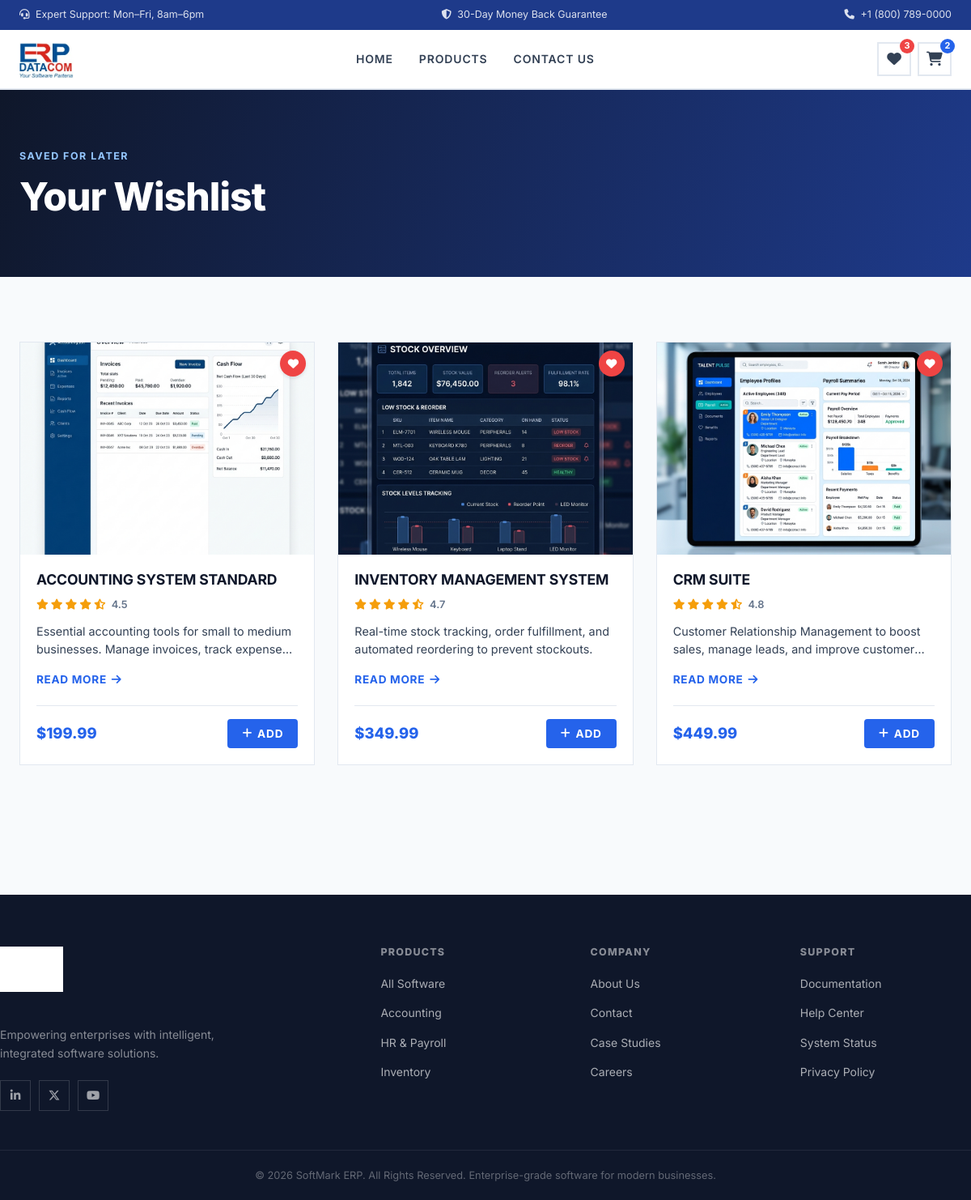
Before: /wishlist.php with the older database file.
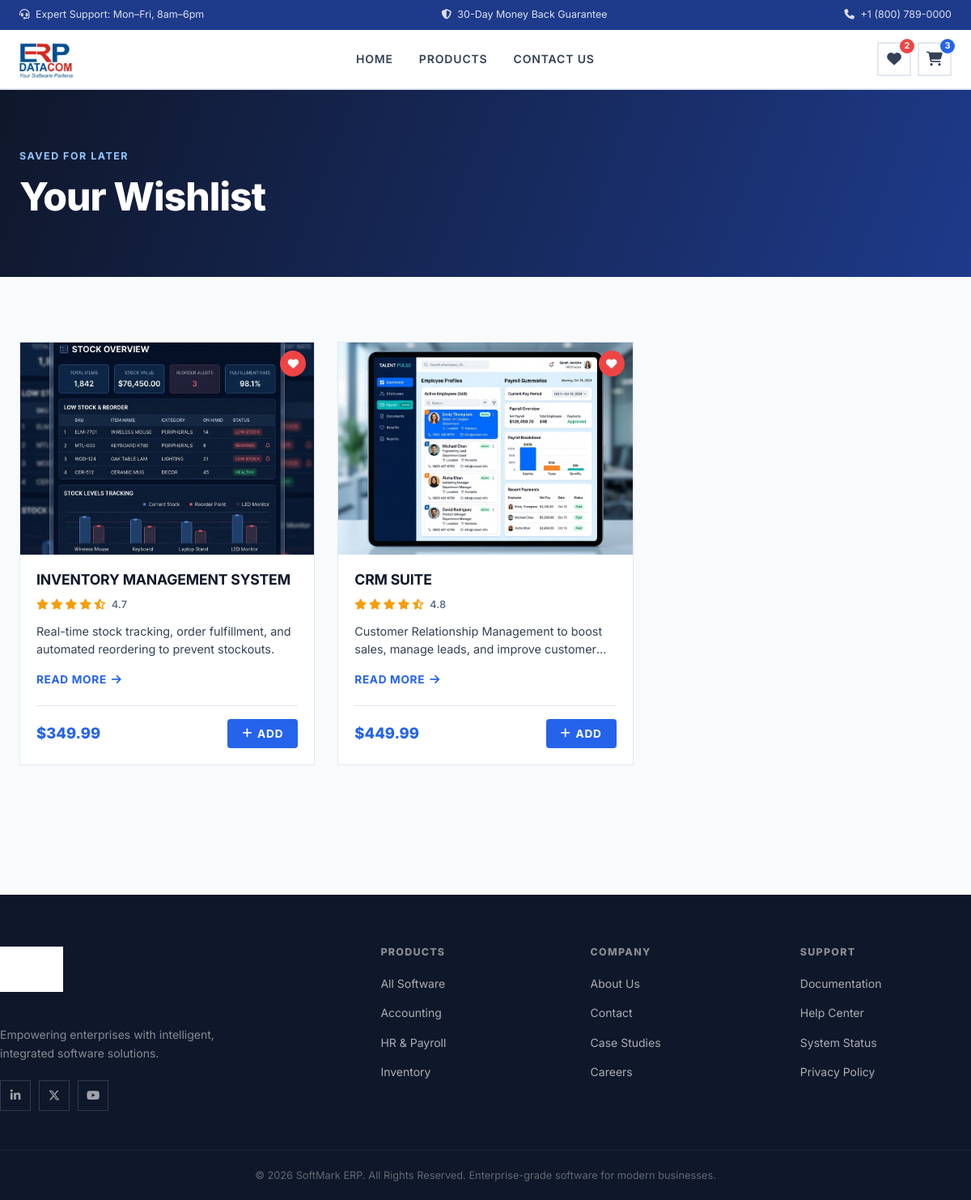
After: the same page with the newer database file.
### tables this page shows
CREATE TABLE wishlist (
        id INTEGER PRIMARY KEY AUTOINCREMENT,
        product_id INTEGER NOT NULL,
        FOREIGN KEY (product_id) REFERENCES products(id)
    );

CREATE TABLE products (
        id INTEGER PRIMARY KEY AUTOINCREMENT,
        name TEXT NOT NULL,
        description TEXT NOT NULL,
        price REAL NOT NULL,
        rating REAL NOT NULL,
        image_url TEXT NOT NULL,
        features TEXT NOT NULL
    );

### includes/product-card.php (the view, shortened to what the changed rows need)
<?php
$isInCart = in_array($product['id'], $cartItems ?? []);
$isInWishlist = in_array($product['id'], $wishlistItems ?? []);
$productSearchText = strtolower($product['name'] . ' ' . $product['description'] . ' ' . $product['features']);
$productType = 'operations';
if (strpos($productSearchText, 'account') !== false || strpos($productSearchText, 'tax') !== false || strpos($productSearchText, 'invoice') !== false) {
    $productType = 'accounting';
} elseif (strpos($productSearchText, 'hr') !== false || strpos($productSearchText, 'human') !== false || strpos($productSearchText, 'payroll') !== false || strpos($productSearchText, 'employee') !== false) {
    $productType = 'hr';
} elseif (strpos($productSearchText, 'inventory') !== false || strpos($productSearchText, 'stock') !== false || strpos($productSearchText, 'warehouse') !== false) {
    $productType = 'inventory';
} elseif (strpos($productSearchText, 'crm') !== false || strpos($productSearchText, 'customer') !== false || strpos($productSearchText, 'lead') !== false) {
    $productType = 'crm';
} elseif (strpos($productSearchText, 'procurement') !== false || strpos($productSearchText, 'purchase') !== false || strpos($productSearchText, 'supplier') !== false) {
    $productType = 'procurement';
} elseif (strpos($productSearchText, 'project') !== false || strpos($productSearchText, 'gantt') !== false) {
    $productType = 'project';
} elseif (strpos($productSearchText, 'help') !== false || strpos($productSearchText, 'support') !== false || strpos($productSearchText, 'ticket') !== false) {
    $productType = 'support';
}
if (!function_exists('renderStars')) {
    function renderStars(float $rating): string {
        $stars = '';
        for ($i = 1; $i <= 5; $i++) {
            if ($i <= floor($rating)) {
                $stars .= '<i class="fas fa-star" style="color: #f59e0b;"></i>';
            } elseif ($i - $rating < 1) {
                $stars .= '<i class="fas fa-star-half-stroke" style="color: #f59e0b;"></i>';
            } else {
                $stars .= '<i class="far fa-star" style="color: #d1d5db;"></i>';
            }
        }
        return $stars;
    }
}
?>
<div class="product-card" id="product-card-<?= $product['id'] ?>" data-system-type="<?= htmlspecialchars($productType) ?>" data-search="<?= htmlspecialchars($productSearchText) ?>">
    <div class="product-img-wrapper">
        <a href="product-detail.php?id=<?= $product['id'] ?>" class="product-img-link" style="display: block; position: absolute; inset: 0;">
            <img
                src="<?= htmlspecialchars($product['image_url']) ?>"
                alt="<?= htmlspecialchars($product['name']) ?>"
                class="product-img"
                onerror="this.onerror=null; this.src='assets/images/placeholder.jpg';"
            >
        </a>
        <button
            class="add-to-wishlist-overlay <?= $isInWishlist ? 'heart-active' : '' ?>"
            data-id="<?= $product['id'] ?>"
            title="<?= $isInWishlist ? 'Remove from Wishlist' : 'Add to Wishlist' ?>"
            id="wish-btn-<?= $product['id'] ?>"
        >
            <i class="fas fa-heart"></i>
        </button>
    </div>
    <div class="product-info" style="padding: 20px; display: flex; flex-direction: column; flex-grow: 1;">
        <div style="display: flex; justify-content: space-between; align-items: flex-start; margin-bottom: 8px;">
            <a href="product-detail.php?id=<?= $product['id'] ?>" style="text-decoration: none; color: inherit; flex-grow: 1;">
                <h3 class="product-title" style="margin: 0; font-size: 1.1rem; font-weight: 700; line-height: 1.3; color: var(--text-dark);"><?= htmlspecialchars($product['name']) ?></h3>
            </a>
        </div>
        <div class="product-meta" style="display: flex; align-items: center; gap: 8px; margin-bottom: 12px; font-size: .85rem;">
            <span class="product-rating" title="<?= $product['rating'] ?> out of 5 stars">
                <?= renderStars($product['rating']) ?>
                <span class="rating-num" style="color: var(--text-light); margin-left: 4px; font-weight: 600;"><?= number_format($product['rating'], 1) ?></span>
            </span>
        </div>
        <p class="product-desc" style="font-size: .9rem; color: var(--text-mid); margin-bottom: 16px; line-height: 1.5; display: -webkit-box; -webkit-line-clamp: 2; -webkit-box-orient: vertical; overflow: hidden;"><?= htmlspecialchars($product['description']) ?></p>
        <a href="product-detail.php?id=<?= $product['id'] ?>" style="font-size: .85rem; font-weight: 700; color: var(--accent-blue); text-transform: uppercase; letter-spacing: .05em; display: inline-flex; align-items: center; gap: 6px; margin-bottom: auto; transition: gap .2s;">
            Read More <i class="fas fa-arrow-right"></i>
        </a>
        <div style="display: flex; align-items: center; justify-content: space-between; margin-top: 20px; border-top: 1px solid var(--border); padding-top: 16px;">
            <span class="product-price" style="font-weight: 800; font-size: 1.15rem; color: var(--accent-blue);">$<?= number_format($product['price'], 2) ?></span>
            <button
                class="btn btn-primary add-to-cart <?= $isInCart ? 'btn-incart' : '' ?>"
                data-id="<?= $product['id'] ?>"
                <?= $isInCart ? 'disabled' : '' ?>
                id="cart-btn-<?= $product['id'] ?>"
                style="padding: 8px 16px; font-size: .85rem; border-radius: 4px; display: inline-flex; align-items: center; gap: 6px;"
            >
                <?= $isInCart ? '<i class="fas fa-check"></i> In Cart' : '<i class="fas fa-plus"></i> Add' ?>
            </button>
        </div>
    </div>
</div>

### includes/header.php (shortened to what the changed rows need)
<?php
require_once __DIR__ . '/db.php';
$cartCount = $db->query("SELECT SUM(quantity) FROM cart")->fetchColumn() ?: 0;
$wishlistCount = $db->query("SELECT COUNT(*) FROM wishlist")->fetchColumn() ?: 0;
$wishlistItems = $db->query("SELECT product_id FROM wishlist")->fetchAll(PDO::FETCH_COLUMN);
$cartItems = $db->query("SELECT product_id FROM cart")->fetchAll(PDO::FETCH_COLUMN);
?>
<!DOCTYPE html>
<html lang="en">
<head>
    <link rel="stylesheet" href="https://cdnjs.cloudflare.com/ajax/libs/font-awesome/6.5.2/css/all.min.css">
    <link rel="stylesheet" href="assets/css/style.css">
</head>
<body>
    <nav class="navbar" id="main-navbar">
        <div class="container nav-inner">
            <div class="nav-icons-group">
                <a href="wishlist.php" class="nav-icon-link" id="nav-wishlist" title="Wishlist">
                    <i class="fas fa-heart"></i>
                    <?php if ($wishlistCount > 0): ?>
                        <span class="badge badge-red"><?= $wishlistCount ?></span>
                    <?php endif; ?>
                </a>
                <a href="cart.php" class="nav-icon-link" id="nav-cart" title="Cart">
                    <i class="fas fa-shopping-cart"></i>
                    <?php if ($cartCount > 0): ?>
                        <span class="badge badge-blue"><?= $cartCount ?></span>
                    <?php endif; ?>
                </a>
            </div>
        </div>
    </nav>

### wishlist.php (shortened to what the changed rows need)
<?php
require_once 'includes/db.php';
$wishlistProducts = $db->query("
    SELECT p.*, w.id as wishlist_id
    FROM wishlist w
    JOIN products p ON w.product_id = p.id
")->fetchAll();
require_once 'includes/header.php';
?>
<section class="page-hero">
    <div class="container animate-up">
        <h1>Your Wishlist</h1>
    </div>
</section>
<section class="wishlist-section" style="padding: 80px 0;">
    <div class="container animate-up" style="animation-delay: 0.1s;">
        <?php if (empty($wishlistProducts)): ?>
            <div class="empty-state" style="text-align: center; padding: 60px 20px; background: var(--white); border: 1px solid var(--border); border-radius: var(--radius);">
                <i class="fas fa-heart" style="font-size: 3.5rem; color: var(--border); margin-bottom: 20px;"></i>
                <h2 style="margin-bottom: 12px;">Your wishlist is empty.</h2>
                <p style="color: var(--text-mid); margin-bottom: 24px;">Save your favorite enterprise software modules to review later.</p>
                <a href="products.php" class="btn btn-red">Browse Products</a>
            </div>
        <?php else: ?>
            <div class="product-grid">
                <?php foreach ($wishlistProducts as $product): ?>
                    <?php include 'includes/product-card.php'; ?>
                <?php endforeach; ?>
            </div>
        <?php endif; ?>
    </div>
</section>
<?php require_once 'includes/footer.php'; ?>

Changed rows visible on the page:
removed wishlist: product.image_url (picture), product.name "ACCOUNTING SYSTEM STANDARD", product.rating "4.5", product.description "Essential accounting tools for small to medium businesses. Manage invoices, track…", product.price "199.99"
Other visible differences:
$wishlistCount: "3" → "2"
$cartCount: "2" → "3"
